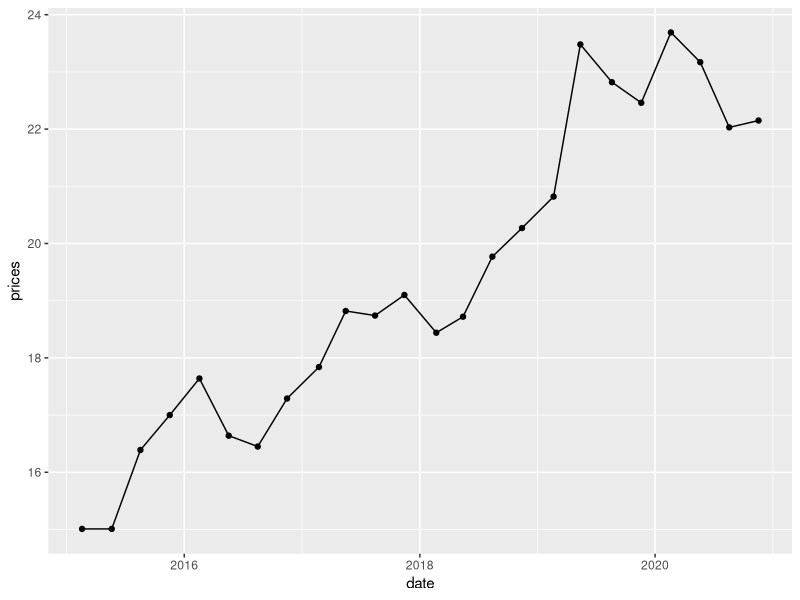
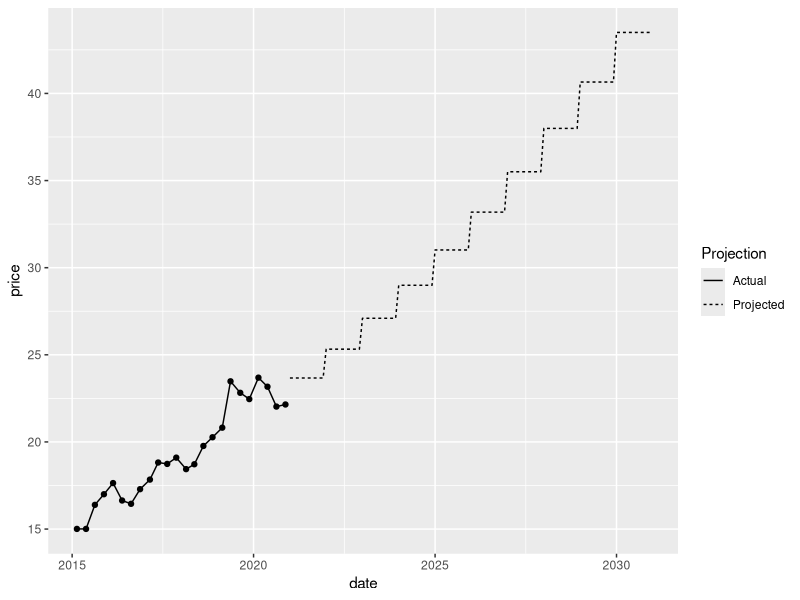

The R source for these figures, in order:
library(tidyverse)

##WCI auction settlement prices in USD copy and pasted from http://www.environnement.gouv.qc.ca/changements/carbone/ventes-encheres/historique-prix-encheres-WCI-en.pdf
#these cover Nov 2014 to May 2020

prices<-c("$ 12,10
$ 12,21
$ 12,29
$ 12,52
$ 12,73 
$ 12,73 
$ 12,73 
$ 12,73 
$ 12,73
$ 13,57
$ 13,80
$ 14,75
$ 15,06
$ 14,61 
$ 14,65
$ 15,05
$ 15,31
$ 15,73
$ 17,45
$ 17,16 
$ 17,00
$ 17,87
$ 16,68")

x<-prices %>%
  str_replace_all(",",".") %>%
  str_replace_all("\\$ ","") %>%
  str_split("\n") %>%
  .[[1]]


##Data collected as CAD settlement prices from Summary Report REsults at http://www.environnement.gouv.qc.ca/changements/carbone/ventes-encheres/avis-resultats-en.htm
##minimum price projections in USD from http://www.environnement.gouv.qc.ca/changements/carbone/Ventes-encheres-en.htm
#convert to CAD using 1.3238

prices<-c("15.01
15.01
16.39
17
17.64
16.64
16.45
17.29
17.84
18.82
18.74
19.1
18.44
18.72
19.77
20.27
20.82
23.48
22.82
22.46
23.69
23.17
22.03
22.15")

prices<-prices %>%
  str_split("\n") %>%
  .[[1]]

days<-c("18
21
18
17
17
18
16
15
22
16
15
14
21
15
14
14
20
14
20
19
19
20
18
17") %>%
  str_split("\n") %>%
  .[[1]]


qc_df<-tibble( year = rep(c(2015:2020),4)) %>%
  arrange(year) %>%
  mutate(month = rep(c("02","05","08","11"),6)) %>%
  bind_cols(days) %>%
  unite(date,sep="-") %>%
  mutate(date = ymd(date)) 
         
qc_df$prices<-as.double(prices)
  
ggplot(qc_df, aes(date,prices))+
  geom_line()+
  geom_point()


#load projected price floor data
proj_prices<-c("$17.88 	$19.13 	$20.47 	$21.90 	$23.43 	$25.07 	$26.82 	$28.70 	$30.71 	$32.86") %>%
  str_split(" \t") %>%
  .[[1]]
  
proj_prices<-proj_prices %>%
  str_replace_all("\\$","")

year_prices<-tibble(as.double(proj_prices),
         year=c(2021:2030)) 

qc_proj<-tibble(year=rep(c(2021:2030),12)) %>%
  arrange(year) %>%
  left_join(year_prices) %>%
  rename(price=`as.double(proj_prices)`) %>%
  mutate( month = rep(c("01","02","03","04","05","06","07","08","09","10","11","12"),10),
          day = "01",
          price=(price*1.3238)) %>%
  select(year, month, day, price) %>%
  unite(date,c(year,month,day),sep="-") %>%
  mutate( date=ymd(date),
          Region= "QC",
          Projection= "Projected")


#bind the two data frames

qc_df<-qc_df %>%
  mutate(Region = "QC",
         Projection = "Actual") %>%
  rename(price=prices)


qc_full<- bind_rows(qc_df,qc_proj)
 

ggplot()+
  geom_line(data=qc_full,aes(date,price,linetype=Projection))+
  geom_point(data=filter(qc_full,Projection =="Actual"),aes(date,price))
  
saveRDS(qc_full,"qc_data.RDA")
dir()
